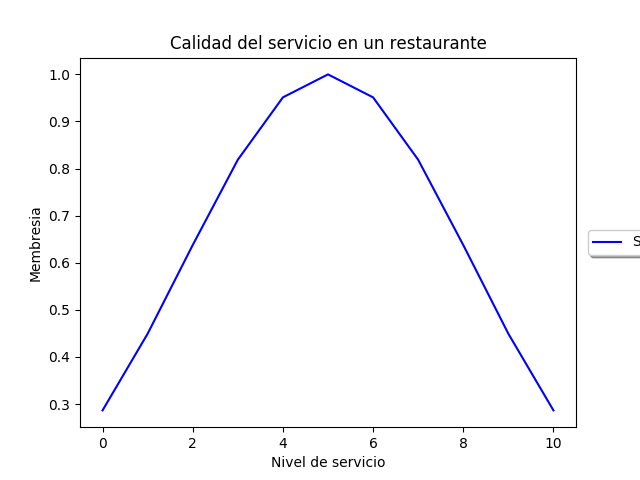

Write Python code to recreate this figure.
import numpy as np
import skfuzzy as sk
import matplotlib.pyplot as plt

x= np.arange(0, 11, 1)
vd_gaussiana = sk.gaussmf (x, np.mean(x), np.std(x))

plt.figure()
plt.plot(x, vd_gaussiana, 'b', linewidth=1.5, label='Servicio')

plt.title('Calidad del servicio en un restaurante')
plt.ylabel('Membresia')
plt.xlabel('Nivel de servicio')
plt.legend(loc='center right', bbox_to_anchor=(1.25, 0.5), ncol=1, fancybox=True, shadow=True)
plt.show()
